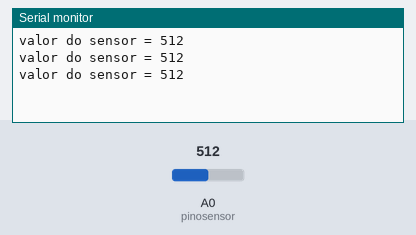
This sketch was run on a simulated Arduino Uno, built with avr-gcc and run on an emulated ATmega328P. On the bench: the last lines printed to the serial monitor. The inputs (shaded band) are chosen by the test bench; at power-on: A0 (pinosensor) = 512.

Above: at 1.2 s.
1.3 s: A0 (pinosensor) set to 716
At 1.86 s:
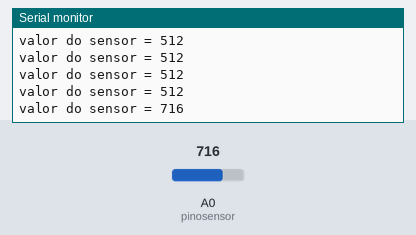
2.8 s: A0 (pinosensor) set to 900
At 3.06 s:
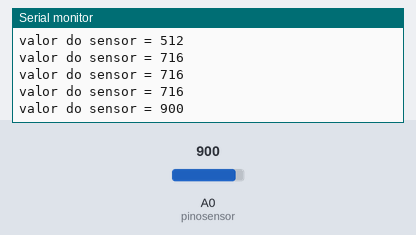
Timing chart, 0 to 5.8 s (numbered marks = the images above; inputs shaded):
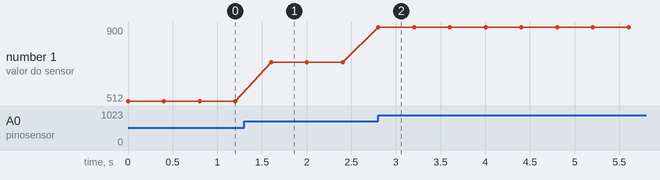

The sketch:

_sensor_mouse_serial.ino
```cpp
const int pinosensor=0;
int valorsensor=0;

void setup() {
   Serial.begin(9600);
}

void loop() {
 valorsensor= analogRead(pinosensor);
 Serial.print("valor do sensor = ");
 Serial.println(valorsensor);
 delay(400);
 valorsensor=0;
}
```

Measured:
- after the input at 1.3 s, the serial monitor: prints a new line after 0.30 s (image 1)
- after the input at 2.8 s, the serial monitor: prints a new line at once (image 2)
- plotted number 1: 512 → 716 after the input at 1.3 s, 716 → 900 after the input at 2.8 s
